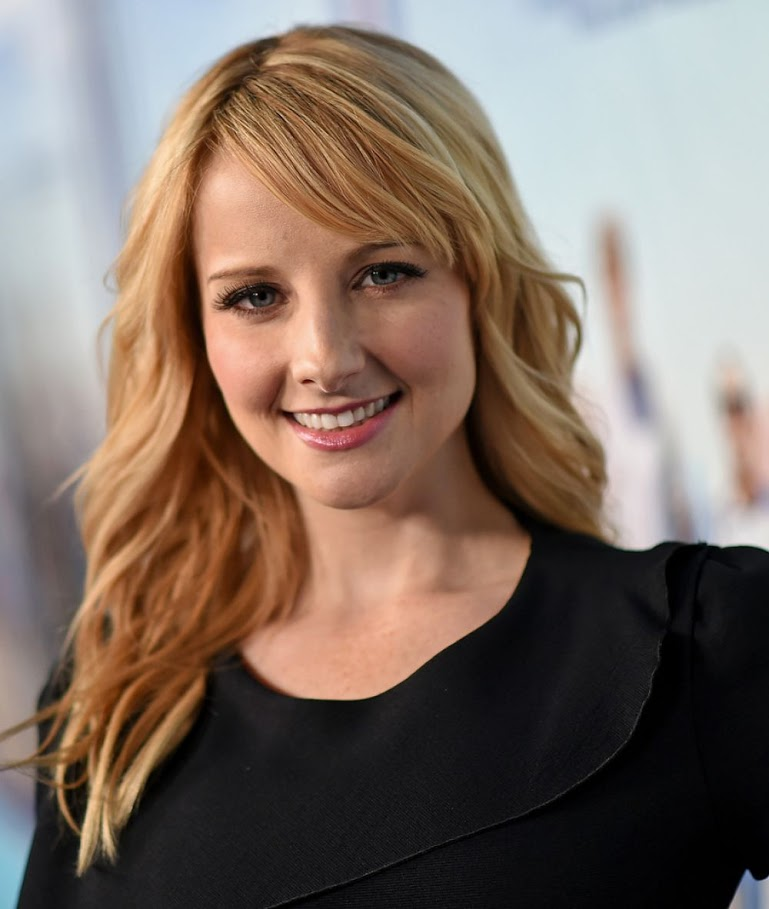
#> input picture assets/bernie.jpg, 769 x 909 px
$ jupyter execute --allow-errors Untitled1.ipynb
#> lines starting #> are read from the running program, lines starting #| are printed output that depends on the picture; pictures that were not available may be replaced by others from this repository, and a replacement may not be noted
[cell 1]
import numpy as np
import cv2
img=cv2.imread("../assets/bernie.jpg", cv2.IMREAD_COLOR)
#> img is the input picture: shape (909, 769, 3); mean B, G, R 100.9, 111.1, 127.2

[cell 2]
cv2.imshow('bernie', img)
cv2.waitKey(0)
crpimg=img[302:(302+322), 261:(261+339)]
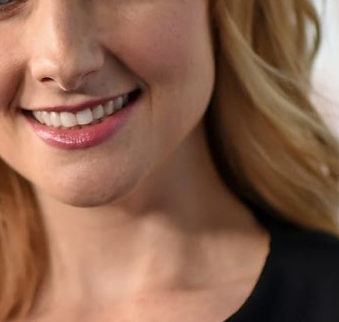
#> crpimg: shape (322, 339, 3); mean B, G, R 78.8, 99.6, 138.9
cv2.destroyAllWindows()
cv2.imshow('bernie_cropped', crpimg)
cv2.destroyAllWindows()

# [4 lines of commented-out code are left out]

#> (a cell that did not finish here is left out)

#> (a cell that did not finish here is left out)

#> (a cell that did not finish here is left out)

[cell 6]
bernie=cv2.imread("../assets/bernie.jpg", cv2.IMREAD_GRAYSCALE)
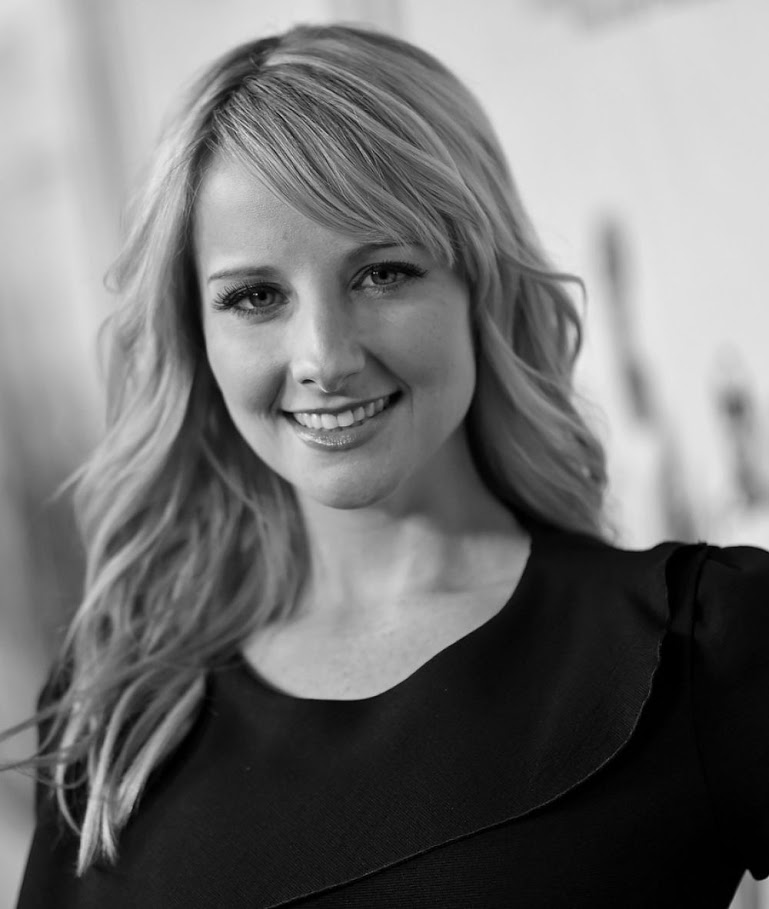
#> bernie: shape (909, 769); min 0, max 237, mean 114.7

[cell 7]
import cv2
import numpy as np
howie=cv2.imread("../assets/howie.jpg", cv2.IMREAD_COLOR)
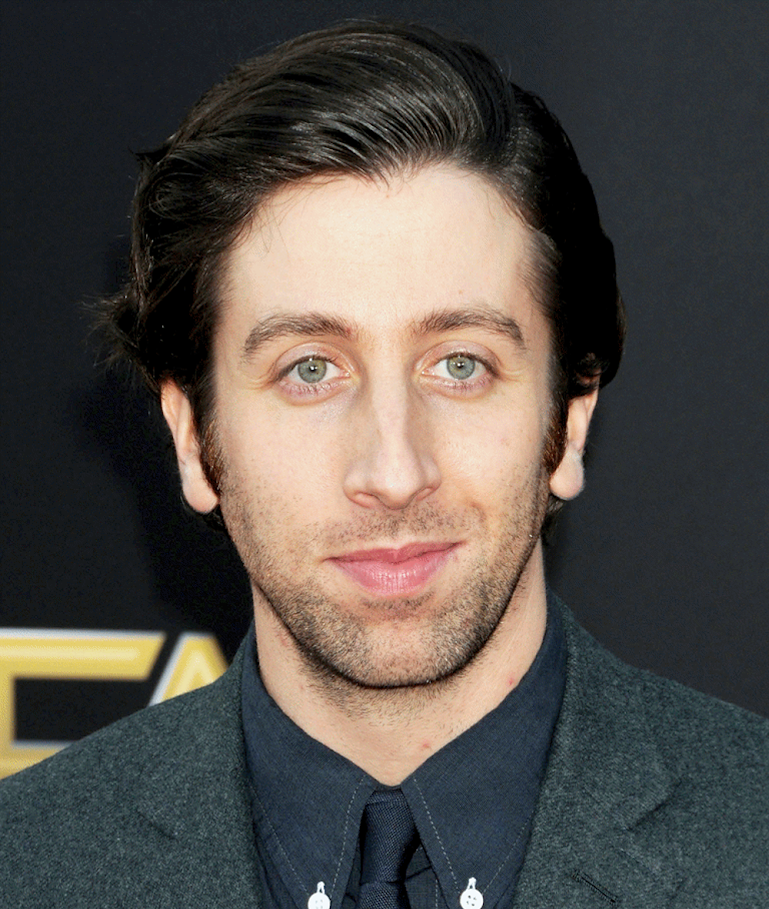
#> input picture assets/howie.png, 769 x 909 px, given in place of howie.jpg, which was not available
#> howie is the input picture: shape (909, 769, 3); mean B, G, R 73.2, 78.2, 83.5
bernie=cv2.imread("../assets/bernie.jpg", cv2.IMREAD_COLOR)
bigbang=cv2.imread("../assets/big-bang.jpg", cv2.IMREAD_COLOR)
